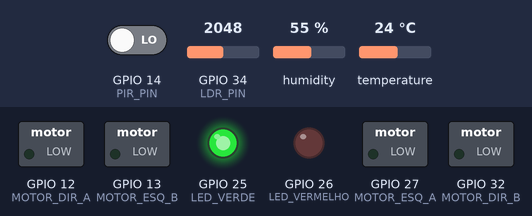
Recording of a sketch running on a simulated ESP32. Parts: switched loads named in the sketch (green lamp = pin HIGH), output pins drawn as LEDs (lit = HIGH). The test bench sets the inputs (shaded band); at power-on: GPIO 14 (PIR_PIN) LOW, GPIO 34 (LDR_PIN) = 2048, humidity 55 %, temperature 24 °C. WiFi joins after 1.5 s; servers stay silent unless stated; uploads are accepted with an empty reply; what the sketch prints to the serial monitor is not drawn.

Above: at 2.7 s.
2.8 s: GPIO 14 (PIR_PIN) driven HIGH
At 5.2 s:
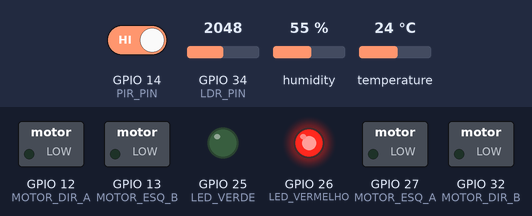
5.5 s: GPIO 14 (PIR_PIN) driven LOW
At 7.1 s:
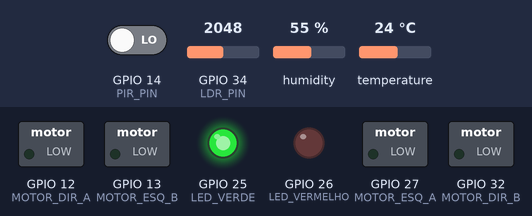
Timing chart, 0 to 8.6 s (numbered marks = the images above; inputs shaded):
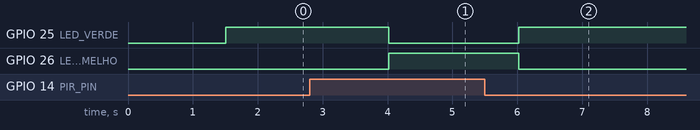

Measured:
- after the input at 2.8 s, GPIO 25 (LED_VERDE): HIGH → LOW after 1.2 s; GPIO 26 (LED_VERMELHO): LOW → HIGH after 1.2 s
- after the input at 5.5 s, GPIO 25 (LED_VERDE): LOW → HIGH after 0.52 s; GPIO 26 (LED_VERMELHO): HIGH → LOW after 0.52 s

The sketch:

robo_fisico_http.ino
```cpp
/*
 * Robô Explorador Espacial - ESP32 Físico
 *
 * Este código lê os sensores (temperatura, umidade, luminosidade, presença),
 * calcula a probabilidade de vida e envia os dados via HTTP POST para o backend Flask.
 *
 * Componentes:
 * - ESP32
 * - Sensor DHT22 (temperatura e umidade)
 * - Fotorresistor/LDR (luminosidade)
 * - Sensor PIR (presença)
 * - 2x Motores DC
 * - LED Verde e LED Vermelho
 */

#include <WiFi.h>
#include <HTTPClient.h>
#include <DHT.h>
#include <ArduinoJson.h>

// ===== CONFIGURAÇÕES WIFI =====
const char* ssid = "SUA_REDE_WIFI";           // Substitua pelo nome da sua rede WiFi
const char* password = "SUA_SENHA_WIFI";      // Substitua pela senha da sua rede WiFi

// ===== CONFIGURAÇÕES DO SERVIDOR =====
const char* serverUrl = "http://192.168.1.100:5000/leituras";  // Substitua pelo IP do seu computador

// ===== PINOS DOS SENSORES =====
#define DHT_PIN 4           // Pino do sensor DHT22
#define DHT_TYPE DHT22      // Tipo do sensor DHT
#define LDR_PIN 34          // Pino analógico do fotorresistor
#define PIR_PIN 14          // Pino digital do sensor PIR

// ===== PINOS DOS ATUADORES =====
#define LED_VERDE 25        // LED verde (status normal)
#define LED_VERMELHO 26     // LED vermelho (alerta)
#define MOTOR_ESQ_A 27      // Motor esquerdo - pino A
#define MOTOR_ESQ_B 13      // Motor esquerdo - pino B
#define MOTOR_DIR_A 12      // Motor direito - pino A
#define MOTOR_DIR_B 32      // Motor direito - pino B

// ===== OBJETOS =====
DHT dht(DHT_PIN, DHT_TYPE);

// ===== VARIÁVEIS GLOBAIS =====
unsigned long ultimoEnvio = 0;
const unsigned long intervaloEnvio = 2000;  // Enviar a cada 2 segundos

bool roboLigado = true;
float probabilidadeVida = 0.0;

// ===== ESTRUTURA PARA ARMAZENAR LEITURAS =====
struct Leitura {
  float temperatura;
  float umidade;
  int luminosidade;
  int presenca;
  float probabilidade;
};


void setup() {
  Serial.begin(115200);
  Serial.println("\n=== Robô Explorador Espacial Iniciando ===");

  // Configurar pinos
  pinMode(LED_VERDE, OUTPUT);
  pinMode(LED_VERMELHO, OUTPUT);
  pinMode(MOTOR_ESQ_A, OUTPUT);
  pinMode(MOTOR_ESQ_B, OUTPUT);
  pinMode(MOTOR_DIR_A, OUTPUT);
  pinMode(MOTOR_DIR_B, OUTPUT);
  pinMode(PIR_PIN, INPUT);

  // Inicializar sensores
  dht.begin();

  // Conectar ao WiFi
  conectarWiFi();

  // LED verde aceso = robô ligado
  digitalWrite(LED_VERDE, HIGH);
  digitalWrite(LED_VERMELHO, LOW);

  Serial.println("Sistema pronto!");
}


void loop() {
  unsigned long agora = millis();

  // A cada 2 segundos, ler sensores e enviar dados
  if (agora - ultimoEnvio >= intervaloEnvio) {
    ultimoEnvio = agora;

    if (roboLigado) {
      // Ler sensores
      Leitura leitura = lerSensores();

      // Calcular probabilidade de vida
      leitura.probabilidade = calcularProbabilidadeVida(leitura);

      // Mostrar dados no Serial
      exibirDados(leitura);

      // Controlar LEDs baseado na probabilidade
      controlarLEDs(leitura.probabilidade);

      // Enviar dados para o servidor
      enviarDados(leitura);
    }
  }

  // Aqui você pode adicionar lógica de controle dos motores
  // baseado em comandos recebidos do controle remoto
}


void conectarWiFi() {
  Serial.print("Conectando ao WiFi");
  WiFi.begin(ssid, password);

  int tentativas = 0;
  while (WiFi.status() != WL_CONNECTED && tentativas < 20) {
    delay(500);
    Serial.print(".");
    tentativas++;
  }

  if (WiFi.status() == WL_CONNECTED) {
    Serial.println("\nWiFi conectado!");
    Serial.print("IP: ");
    Serial.println(WiFi.localIP());
  } else {
    Serial.println("\nFalha ao conectar WiFi!");
  }
}


Leitura lerSensores() {
  Leitura leitura;

  // Ler DHT22 (temperatura e umidade)
  leitura.temperatura = dht.readTemperature();
  leitura.umidade = dht.readHumidity();

  // Verificar se a leitura falhou
  if (isnan(leitura.temperatura) || isnan(leitura.umidade)) {
    Serial.println("Erro ao ler DHT22!");
    leitura.temperatura = 0.0;
    leitura.umidade = 0.0;
  }

  // Ler fotorresistor (0-4095 no ESP32)
  leitura.luminosidade = analogRead(LDR_PIN);

  // Ler sensor PIR (0 ou 1)
  leitura.presenca = digitalRead(PIR_PIN);

  return leitura;
}


float calcularProbabilidadeVida(Leitura leitura) {
  float probabilidade = 0.0;

  // Temperatura entre 15°C e 30°C → +25%
  if (leitura.temperatura >= 15.0 && leitura.temperatura <= 30.0) {
    probabilidade += 25.0;
  }

  // Umidade entre 40% e 70% → +25%
  if (leitura.umidade >= 40.0 && leitura.umidade <= 70.0) {
    probabilidade += 25.0;
  }

  // Luminosidade adequada (> 500) → +20%
  if (leitura.luminosidade > 500) {
    probabilidade += 20.0;
  }

  // Presença detectada → +30%
  if (leitura.presenca == 1) {
    probabilidade += 30.0;
  }

  return probabilidade;
}


void controlarLEDs(float probabilidade) {
  if (probabilidade > 75.0) {
    // ALERTA! Alta probabilidade de vida
    digitalWrite(LED_VERDE, LOW);
    digitalWrite(LED_VERMELHO, HIGH);
  } else {
    // Exploração normal
    digitalWrite(LED_VERDE, HIGH);
    digitalWrite(LED_VERMELHO, LOW);
  }
}


void exibirDados(Leitura leitura) {
  Serial.println("\n========== LEITURA DOS SENSORES ==========");
  Serial.print("Temperatura: ");
  Serial.print(leitura.temperatura);
  Serial.println(" °C");

  Serial.print("Umidade: ");
  Serial.print(leitura.umidade);
  Serial.println(" %");

  Serial.print("Luminosidade: ");
  Serial.println(leitura.luminosidade);

  Serial.print("Presença: ");
  Serial.println(leitura.presenca == 1 ? "DETECTADA" : "Não detectada");

  Serial.print("Probabilidade de Vida: ");
  Serial.print(leitura.probabilidade);
  Serial.println(" %");

  if (leitura.probabilidade > 75.0) {
    Serial.println("🚨 ALERTA! Alta probabilidade de vida detectada!");
  } else {
    Serial.println("✓ Exploração normal. Nenhum indício relevante.");
  }
  Serial.println("==========================================\n");
}


void enviarDados(Leitura leitura) {
  // Verificar conexão WiFi
  if (WiFi.status() != WL_CONNECTED) {
    Serial.println("WiFi desconectado. Tentando reconectar...");
    conectarWiFi();
    return;
  }

  // Criar objeto JSON
  StaticJsonDocument<256> doc;
  doc["temperatura_c"] = leitura.temperatura;
  doc["umidade_pct"] = leitura.umidade;
  doc["luminosidade"] = leitura.luminosidade;
  doc["presenca"] = leitura.presenca;
  doc["probabilidade_vida"] = leitura.probabilidade;

  // Serializar JSON
  String jsonString;
  serializeJson(doc, jsonString);

  // Enviar via HTTP POST
  HTTPClient http;
  http.begin(serverUrl);
  http.addHeader("Content-Type", "application/json");

  int httpResponseCode = http.POST(jsonString);

  if (httpResponseCode > 0) {
    String response = http.getString();
    Serial.print("✓ Dados enviados! Código: ");
    Serial.println(httpResponseCode);
    Serial.print("Resposta: ");
    Serial.println(response);
  } else {
    Serial.print("✗ Erro ao enviar dados. Código: ");
    Serial.println(httpResponseCode);
  }

  http.end();
}


// ===== FUNÇÕES DE CONTROLE DOS MOTORES =====

void pararMotores() {
  digitalWrite(MOTOR_ESQ_A, LOW);
  digitalWrite(MOTOR_ESQ_B, LOW);
  digitalWrite(MOTOR_DIR_A, LOW);
  digitalWrite(MOTOR_DIR_B, LOW);
}

void moverFrente() {
  digitalWrite(MOTOR_ESQ_A, HIGH);
  digitalWrite(MOTOR_ESQ_B, LOW);
  digitalWrite(MOTOR_DIR_A, HIGH);
  digitalWrite(MOTOR_DIR_B, LOW);
}

void moverTras() {
  digitalWrite(MOTOR_ESQ_A, LOW);
  digitalWrite(MOTOR_ESQ_B, HIGH);
  digitalWrite(MOTOR_DIR_A, LOW);
  digitalWrite(MOTOR_DIR_B, HIGH);
}

void virarEsquerda() {
  digitalWrite(MOTOR_ESQ_A, LOW);
  digitalWrite(MOTOR_ESQ_B, LOW);
  digitalWrite(MOTOR_DIR_A, HIGH);
  digitalWrite(MOTOR_DIR_B, LOW);
}

void virarDireita() {
  digitalWrite(MOTOR_ESQ_A, HIGH);
  digitalWrite(MOTOR_ESQ_B, LOW);
  digitalWrite(MOTOR_DIR_A, LOW);
  digitalWrite(MOTOR_DIR_B, LOW);
}

void desligarRobo() {
  roboLigado = false;
  pararMotores();
  digitalWrite(LED_VERDE, LOW);
  digitalWrite(LED_VERMELHO, HIGH);
  Serial.println("🔴 Robô DESLIGADO remotamente!");
}
```
